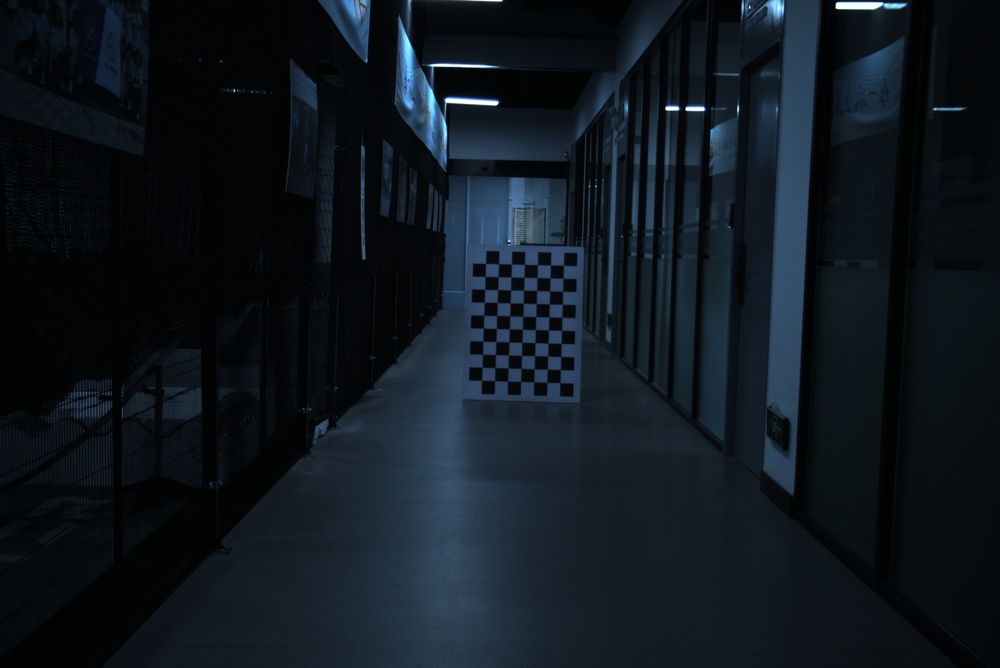
//> input picture calibration/img/025.jpg, 1000 x 668 px, shrunk from 3088 x 2064 before the run; its folder holds only this picture in this run
$ ./calibrate   (built with g++ and OpenCV 4)
//> lines starting //> are read from the running program, lines starting //| are printed output that depends on the picture; after the words box and inside, x2 and y2 are one past the last pixel; in counts of white or black regions, pixels touching at a corner belong together
#include <opencv4/opencv2/opencv.hpp>
#include <iostream>
#include <vector>

using namespace std;
using namespace cv;

int main()
{
    Size boardSize(10, 7);
    float squareSize = 0.1;

    vector<Point3f> objp;
    for (int i = 0; i < boardSize.height; i++) {
        for (int j = 0; j < boardSize.width; j++) {
            objp.push_back(Point3f(j * squareSize, i * squareSize, 0));
        }
    }

    vector<vector<Point3f>> objectPoints;
    vector<vector<Point2f>> imagePoints;

    vector<String> images;
    glob("../img/*.jpg", images);

    if (images.empty()) {
        cout << "没有找到图片！" << endl;
        return -1;
    }

    Size imageSize;

    for (auto& fname : images) {
        Mat img = imread(fname);
//> img is the input picture: 668 rows x 1000 cols, CV_8UC3; mean B, G, R 31.3, 23.6, 15.8
        if (img.empty()) continue;

        imageSize = img.size();

        vector<Point2f> corners;
        bool found = findChessboardCorners(img, boardSize, corners);
//> corners = 70 Points (x, y), first 12: [563.4, 265.3], [562.9, 278.3], [562.6, 291.3], [562.3, 304.3], [561.8, 317.3], [561.5, 330.4], [561, 343.4], [560.6, 356.4], [560.3, 369.4], [559.8, 382.6], [550.4, 265.1], [549.9, 277.8]; found = true

        if (found) {
            Mat gray;
            cvtColor(img, gray, COLOR_BGR2GRAY);
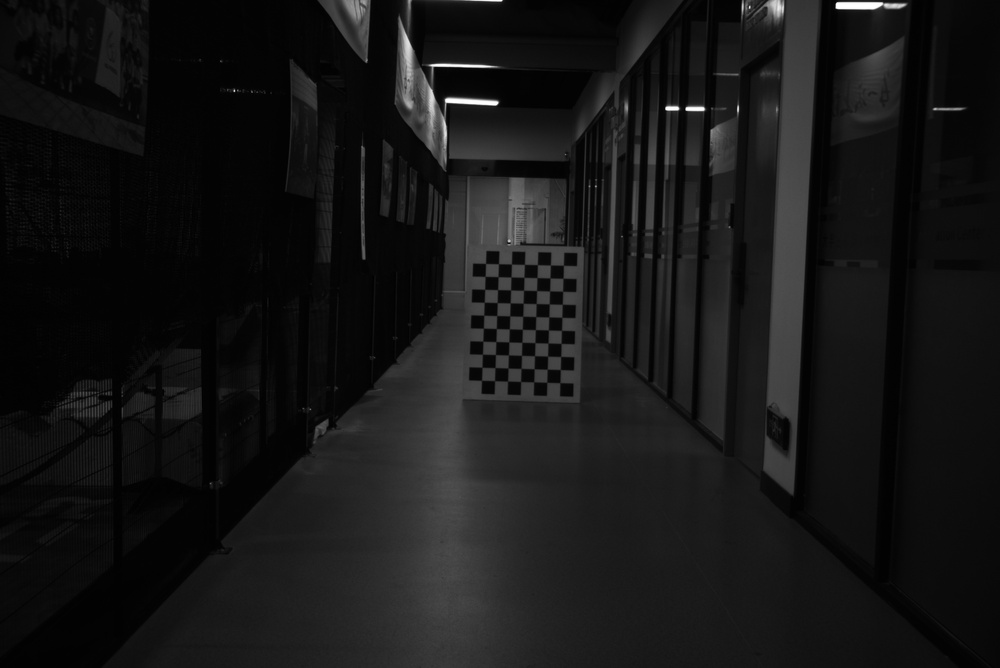
//> gray: 668 rows x 1000 cols, CV_8UC1; min 0, max 255, mean 22.1

            cornerSubPix(gray, corners, Size(11,11), Size(-1,-1),
                TermCriteria(TermCriteria::EPS + TermCriteria::MAX_ITER, 30, 0.001));
//> corners = 70 Points (x, y), first 12: [563.4, 265.3], [563.1, 278.3], [562.6, 291.3], [562.3, 304.3], [561.8, 317.3], [561.5, 330.4], [561.1, 343.4], [560.7, 356.5], [560.3, 369.5], [559.9, 382.6], [550.5, 265.1], [549.9, 277.9]

            imagePoints.push_back(corners);
//> imagePoints = 1 point lists
            objectPoints.push_back(objp);

            drawChessboardCorners(img, boardSize, corners, found);
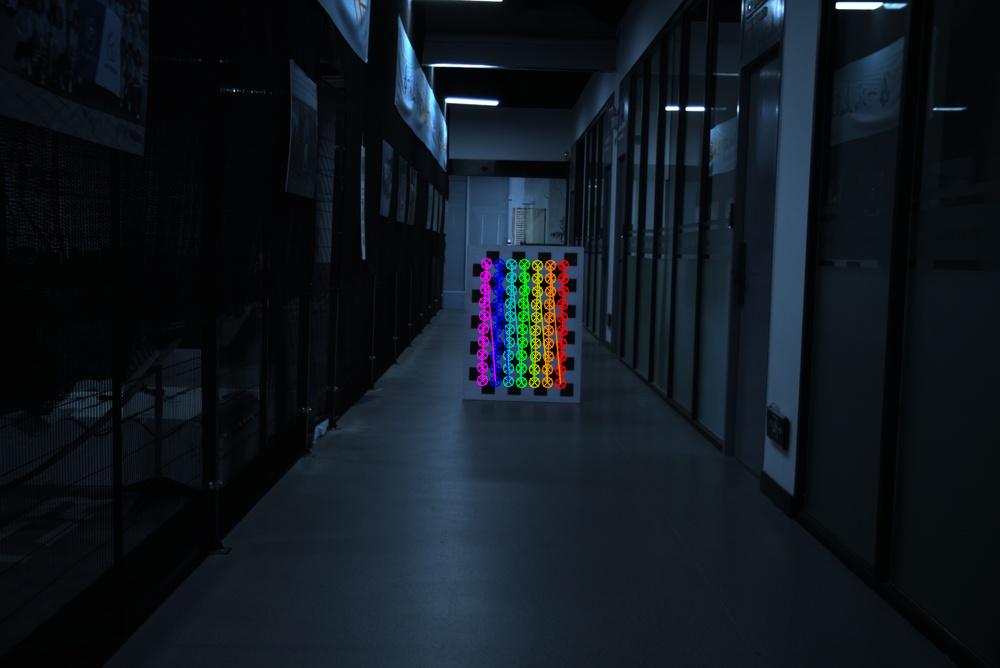
//> img: 668 rows x 1000 cols, CV_8UC3; 1.37% of pixels changed, all inside (x1, y1, x2, y2) = (476, 257, 570, 390)
            imshow("Corners", img);
            waitKey(100);
        }
    }

    Mat cameraMatrix, distCoeffs;
    vector<Mat> rvecs, tvecs;

    calibrateCamera(objectPoints, imagePoints, imageSize,
                    cameraMatrix, distCoeffs, rvecs, tvecs);
//> cameraMatrix = [[1469.2, 0, 449.5], [0, 1477.5, 380.9], [0, 0, 1]]; distCoeffs = [0.563, -82.86, 0.00502, 0.00419, 3214.1]

    double repError = calibrateCamera(objectPoints, imagePoints, imageSize,
                    cameraMatrix, distCoeffs, rvecs, tvecs);
//> repError = 0.136

    cout << "相机内参矩阵：" << endl << cameraMatrix << endl;
//| 相机内参矩阵：
//| [1469.230041904726, 0, 449.495368472368;
//|  0, 1477.470151763842, 380.8901159014117;
//|  0, 0, 1]
    cout << "畸变系数：" << endl << distCoeffs << endl;
//| 畸变系数：
//| [0.563188365865492, -82.85930591209021, 0.005017267992756359, 0.004193379930390553, 3214.096395630542]
    cout << "重投影误差：" << repError << " 像素" << endl;
//| 重投影误差：0.136198 像素

    FileStorage fs("../calibration.yaml", FileStorage::WRITE);
    fs << "cameraMatrix" << cameraMatrix;
    fs << "distCoeffs" << distCoeffs;
    fs.release();

    cout << "标定完成，结果已保存到 calibration.yaml" << endl;

    return 0;
}

$ run again, on calibration/img/2026-04-19_21-43-19_236.jpg
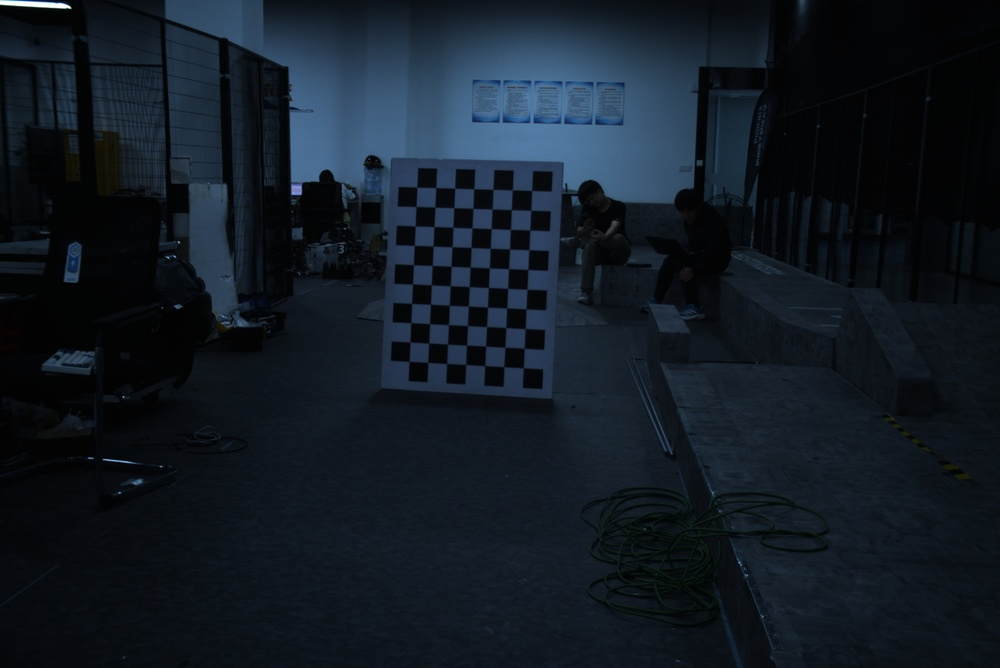
//> input picture calibration/img/2026-04-19_21-43-19_236.jpg, 1000 x 668 px, shrunk from 3088 x 2064 before the run
//> img is the input picture: 668 rows x 1000 cols, CV_8UC3; mean B, G, R 36.3, 26.9, 18.3
//> `bool found = findChessboardCorners(img, boardSize, corners);`: corners = 70 Points (x, y), first 12: [531.5, 190.5], [530.7, 210.3], [529.6, 230.1], [528.8, 249.7], [527.9, 269.5], [527, 289.3], [525.9, 308.8], [525, 328.6], [524.2, 348.3], [523.2, 367.7], [512.1, 189.9], [511.4, 209.7]; found = true
//> `cvtColor(img, gray, COLOR_BGR2GRAY);`:
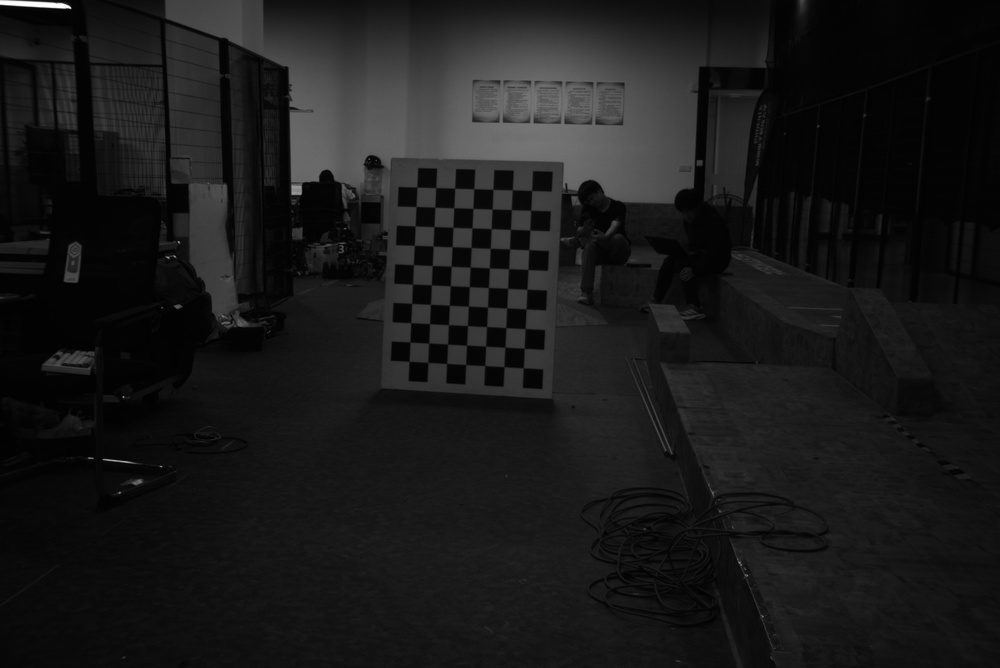
//> gray: 668 rows x 1000 cols, CV_8UC1; min 0, max 255, mean 25.4
//> `cornerSubPix(gray, corners, Size(11,11), Size(-1,-1), TermCriteria(Ter..`: corners = 70 Points (x, y), first 12: [531.7, 190.5], [530.7, 210.3], [529.8, 230], [528.8, 249.7], [527.9, 269.5], [526.9, 289.2], [526, 308.9], [525.2, 328.6], [524.2, 348.2], [523.3, 367.8], [512.3, 189.9], [511.4, 209.6]
//> imagePoints = 1 point lists
//> `drawChessboardCorners(img, boardSize, corners, found);`:
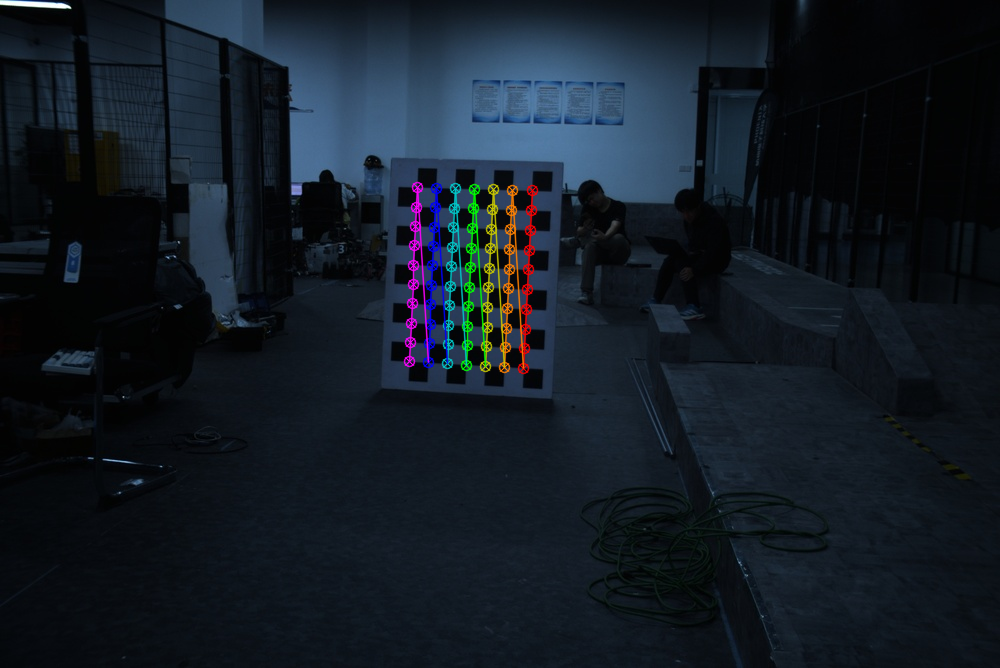
//> img: 668 rows x 1000 cols, CV_8UC3; 1.77% of pixels changed, all inside (x1, y1, x2, y2) = (403, 181, 539, 375)
//> cameraMatrix = [[1195.1, 0, 513], [0, 1191.6, 327], [0, 0, 1]]; distCoeffs = [0.0996, -9.37, -0.00348, -0.00364, 272.9]
//> repError = 0.0445
//| 相机内参矩阵：
//| [1195.14034007737, 0, 513.0026716682464;
//|  0, 1191.625062286209, 327.0379727853384;
//|  0, 0, 1]
//| 畸变系数：
//| [0.09961467390820235, -9.36861549296783, -0.00348051340041332, -0.003635492198727031, 272.9152532055379]
//| 重投影误差：0.0445495 像素

$ run again, on calibration/img/2026-04-19_21-43-24_123.jpg
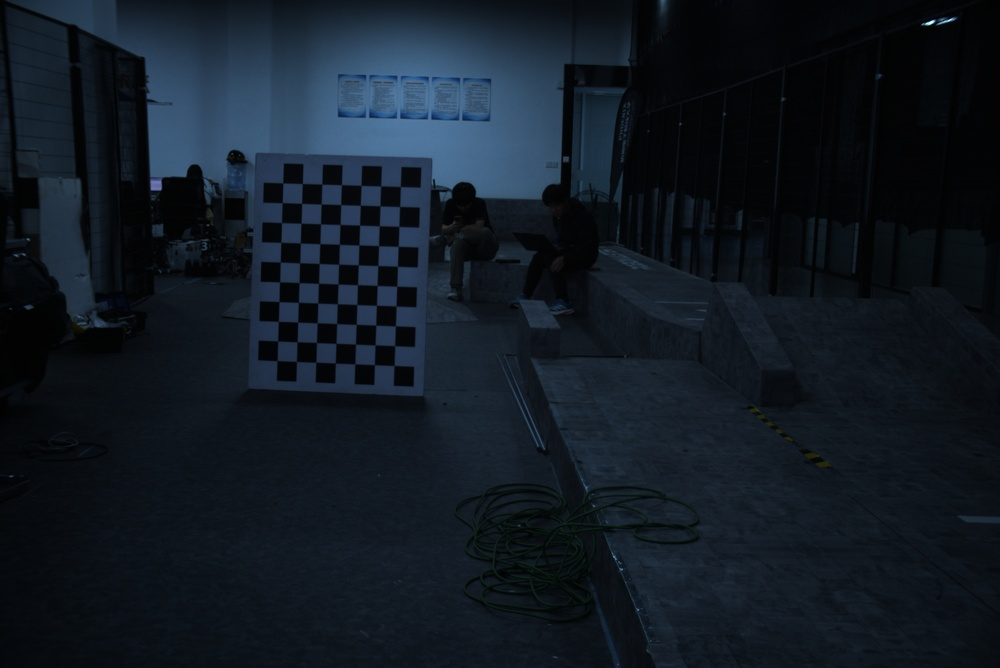
//> input picture calibration/img/2026-04-19_21-43-24_123.jpg, 1000 x 668 px, shrunk from 3088 x 2064 before the run
//> img is the input picture: 668 rows x 1000 cols, CV_8UC3; mean B, G, R 35.5, 26.3, 17.8
//> `bool found = findChessboardCorners(img, boardSize, corners);`: corners = 70 Points (x, y), first 12: [400.4, 186.6], [399.6, 206.6], [398.9, 226.5], [398.2, 246.4], [397.5, 266.2], [396.7, 286.2], [396.2, 306], [395.4, 325.8], [394.6, 345.6], [394.1, 365.5], [380.6, 186], [380, 205.9]; found = true
//> `cvtColor(img, gray, COLOR_BGR2GRAY);`:
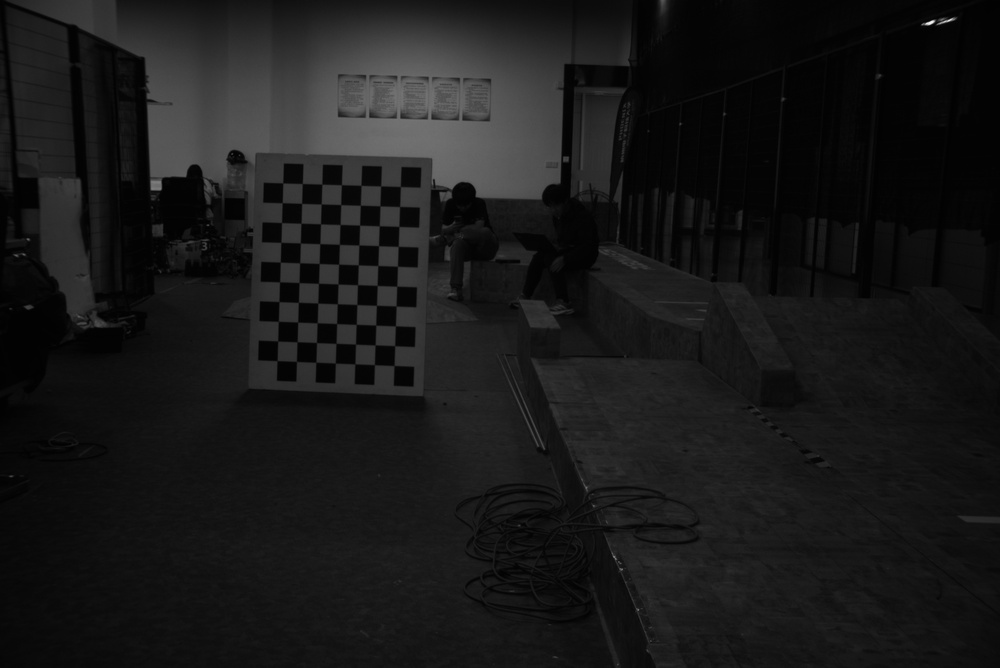
//> gray: 668 rows x 1000 cols, CV_8UC1; min 0, max 243, mean 24.8
//> `cornerSubPix(gray, corners, Size(11,11), Size(-1,-1), TermCriteria(Ter..`: corners = 70 Points (x, y), first 12: [400.4, 186.5], [399.6, 206.5], [398.9, 226.4], [398.2, 246.4], [397.4, 266.3], [396.8, 286.2], [396.1, 306], [395.4, 325.9], [394.7, 345.7], [394.1, 365.5], [380.6, 185.9], [379.9, 205.8]
//> imagePoints = 1 point lists
//> `drawChessboardCorners(img, boardSize, corners, found);`:
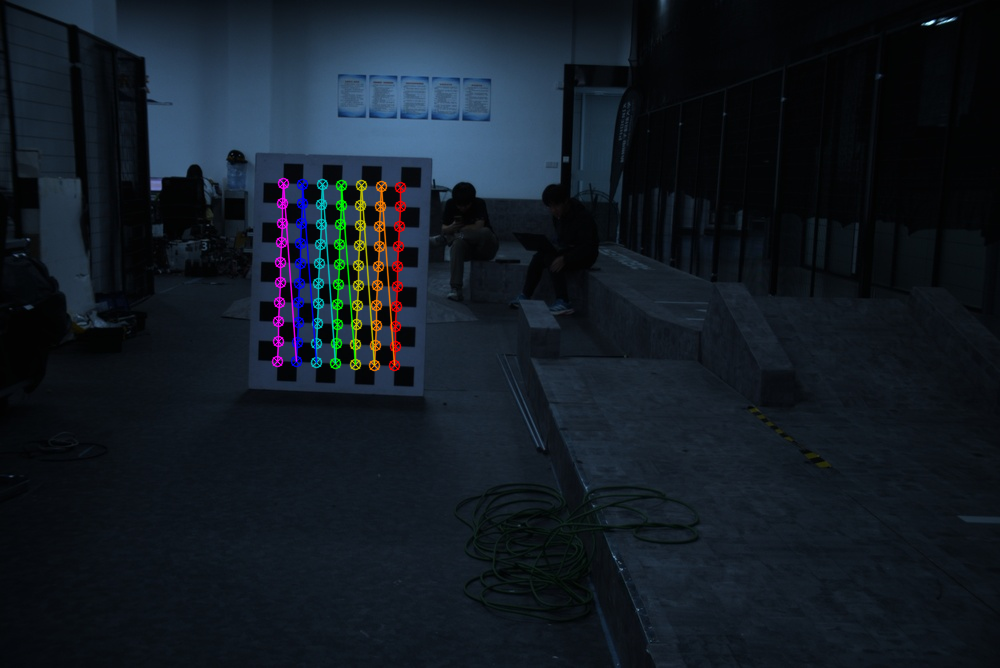
//> img: 668 rows x 1000 cols, CV_8UC3; 1.78% of pixels changed, all inside (x1, y1, x2, y2) = (271, 177, 407, 372)
//> cameraMatrix = [[876.3, 0, 502.4], [0, 878, 346.3], [0, 0, 1]]; distCoeffs = [0.0143, -0.795, -0.00285, -0.00107, 5.27]
//> repError = 0.0468
//| 相机内参矩阵：
//| [876.2813708586599, 0, 502.3734125598914;
//|  0, 877.9798163113109, 346.3077066189026;
//|  0, 0, 1]
//| 畸变系数：
//| [0.01427294938903152, -0.7946409644183171, -0.002852840993969141, -0.001068500376074032, 5.271193475504814]
//| 重投影误差：0.0468078 像素

$ run again, on calibration/img/2026-04-19_21-36-56_669.jpg
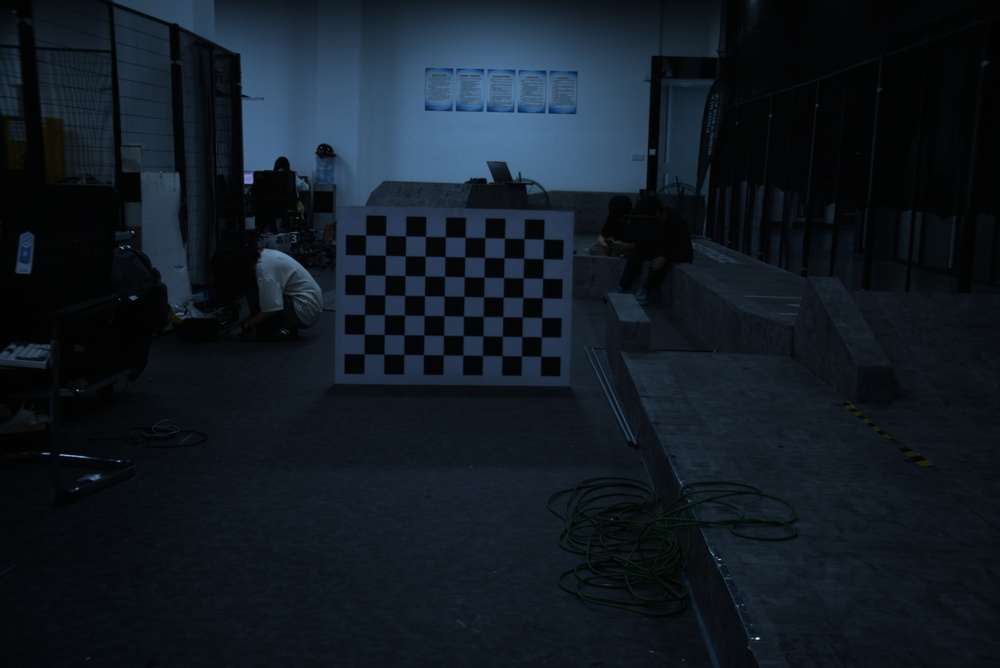
//> input picture calibration/img/2026-04-19_21-36-56_669.jpg, 1000 x 668 px, shrunk from 3088 x 2064 before the run
//> img is the input picture: 668 rows x 1000 cols, CV_8UC3; mean B, G, R 35.9, 26.8, 18
//> `bool found = findChessboardCorners(img, boardSize, corners);`: corners = 70 Points (x, y), first 12: [540.7, 356.2], [521.3, 355.9], [502, 355.5], [482.4, 355.4], [462.8, 355.1], [443.2, 354.9], [423.6, 354.6], [403.7, 354.4], [384, 354], [364.1, 353.9], [541.2, 336.7], [521.9, 336.5]; found = true
//> `cvtColor(img, gray, COLOR_BGR2GRAY);`:
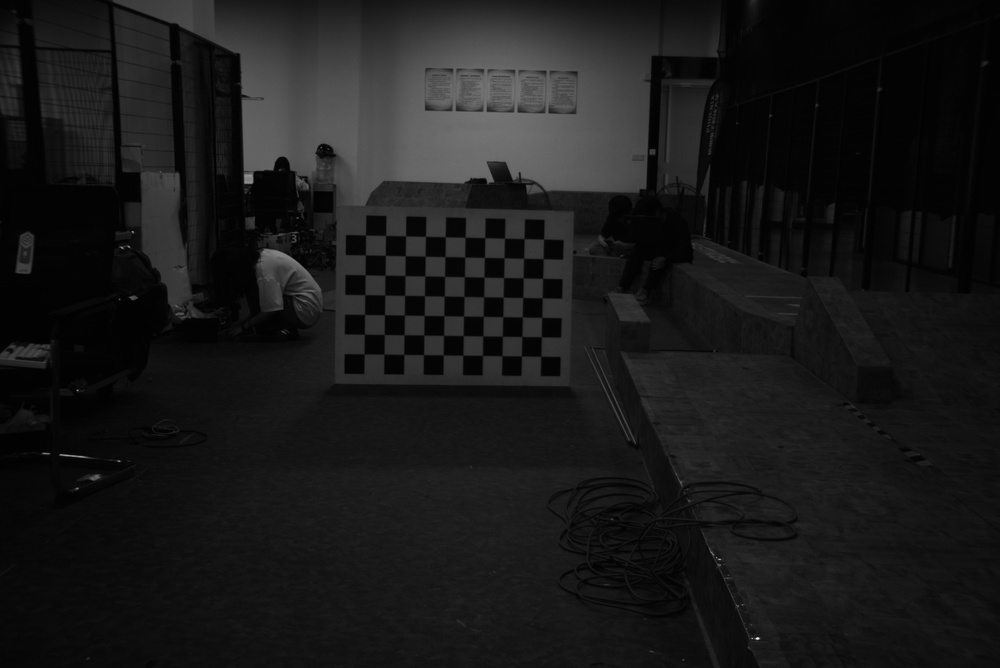
//> gray: 668 rows x 1000 cols, CV_8UC1; min 0, max 250, mean 25.2
//> `cornerSubPix(gray, corners, Size(11,11), Size(-1,-1), TermCriteria(Ter..`: corners = 70 Points (x, y), first 12: [540.8, 356.2], [521.4, 355.9], [502, 355.7], [482.5, 355.4], [462.8, 355.1], [443.2, 354.8], [423.6, 354.6], [403.7, 354.4], [384, 354.1], [364.1, 353.9], [541.3, 336.7], [521.9, 336.5]
//> imagePoints = 1 point lists
//> `drawChessboardCorners(img, boardSize, corners, found);`:
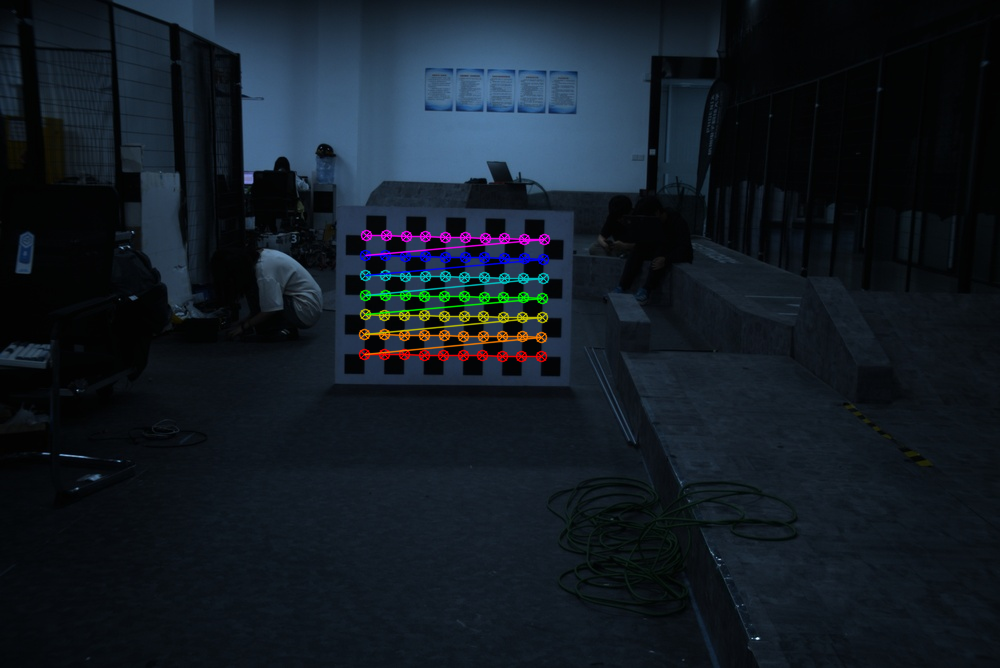
//> img: 668 rows x 1000 cols, CV_8UC3; 1.77% of pixels changed, all inside (x1, y1, x2, y2) = (358, 229, 551, 363)
//> cameraMatrix = [[901.7, 0, 513.2], [0, 901.3, 317.1], [0, 0, 1]]; distCoeffs = [-0.0433, 0.339, 0.00232, 0.00365, 6.18]
//> repError = 0.0413
//| 相机内参矩阵：
//| [901.7045119832089, 0, 513.1730613374151;
//|  0, 901.2578902323605, 317.0850246259062;
//|  0, 0, 1]
//| 畸变系数：
//| [-0.04326525043065635, 0.3394664832564246, 0.002316984317366677, 0.003646786753488731, 6.182221969680977]
//| 重投影误差：0.0413026 像素
